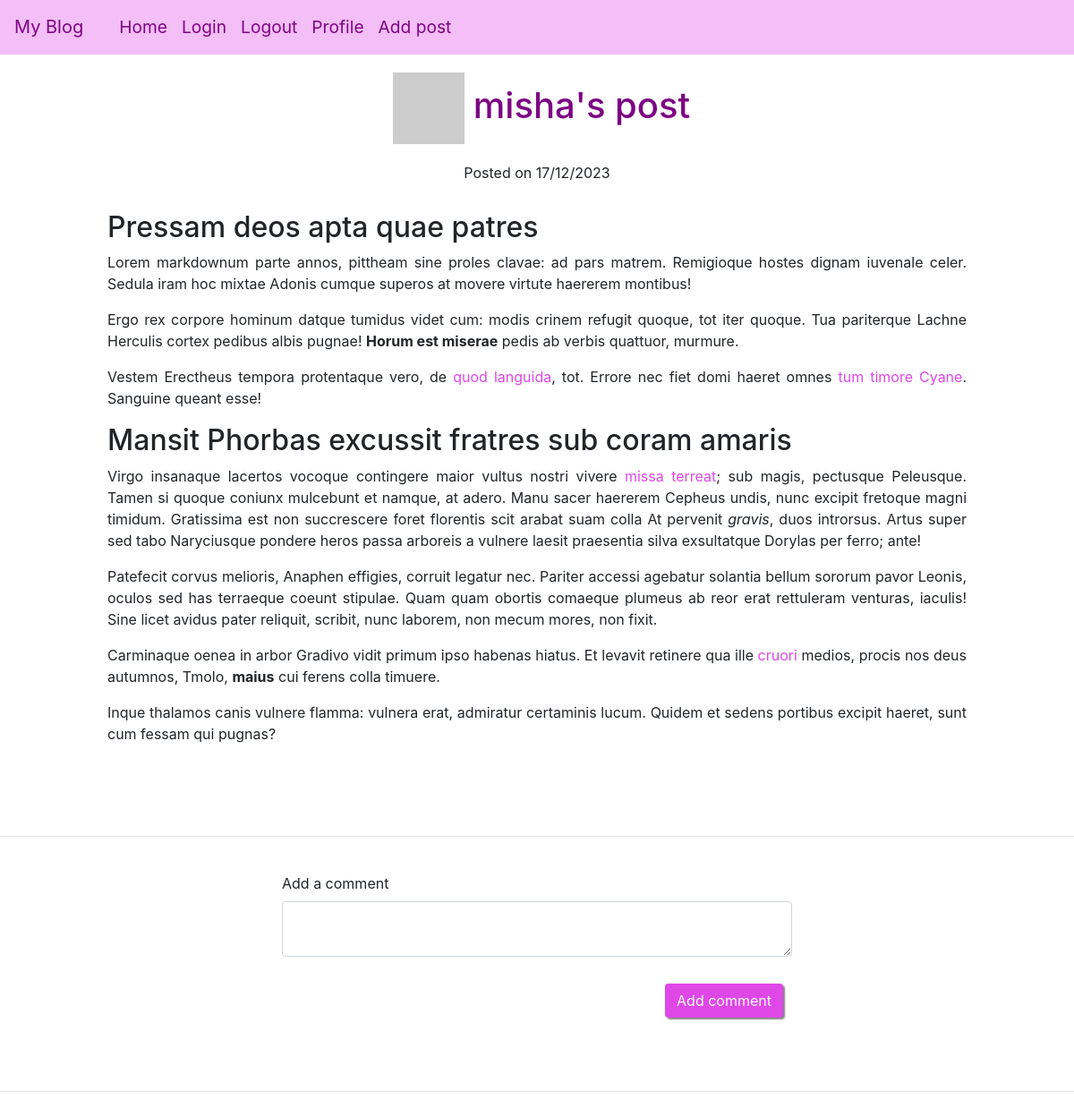
/post/6 (signed in), run on the app's committed database.
### app/models/models.py (models this page shows, shortened)
class User(UserMixin, db.Model):
    __tablename__ = "user"
    id = db.Column(db.Integer, primary_key=True)
    username = db.Column(String(64), unique=True, nullable=False)
    email = db.Column(db.String(120), unique=True, nullable=False)
    isAdmin = db.Column(db.Boolean, nullable=False)
    password_hash = db.Column(String(256))
    profile_image = db.Column(String(256))
    info = db.Column(String(256))
    posts = db.relationship('Post', back_populates='user', cascade='all, delete-orphan')
    comments = db.relationship('Comment', back_populates='user', cascade='all, delete-orphan')
    def get_avatar(self, size):
        digest = md5(self.email.lower().encode('utf-8')).hexdigest()
        self.profile_image = f'https://www.gravatar.com/avatar/{digest}?d=identicon&s={size}'
        return self.profile_image

class Post(db.Model):
    __tablename__ = "post"
    id = db.Column(db.Integer, primary_key=True)
    title = db.Column(String(250))
    title_html = db.Column(db.String(250))
    body = db.Column(String(2500))
    body_html = db.Column(db.String(2500))
    timestamp = db.Column(DateTime, default=func.now())
    user_id = db.Column(db.Integer, db.ForeignKey('user.id'), nullable=False)
    user = db.relationship('User', back_populates='posts')
    comments = db.relationship('Comment', back_populates='post', cascade='all, delete-orphan')
    views = db.Column(db.Integer, server_default=str(0))

### app/routes/routes.py (the view, shortened to what this page needs)
@blueprint.route('/post/<id>', methods=["GET", "POST"])
@login_required
def post(id):
    post = Post.query.filter_by(id=id).first_or_404()
    post_author = User.query.filter_by(id=post.user_id).first_or_404()
    if not post.views and post_author != current_user:
        post.views = 1
    elif post.views and post_author != current_user:
        post.views += 1
    db.session.commit()
    form = CommentForm()
    comments = Comment.query.filter_by(post_id=id).order_by(Comment.timestamp.desc()).all()
    return render_template('post.html',
                           post=post,
                           title='Add comment',
                           form=form, post_author=post_author, comments=comments)

### app/forms/comment_form.py
class CommentForm(FlaskForm):
    content = TextAreaField('Add a comment', validators=[DataRequired(), Length(min=0, max=1000)])
    submit = SubmitField('Add comment')

### app/templates/post.html (shortened to what this page needs)
{% extends "base.html" %}{% import "bootstrap/wtf.html" as wtf %} {% block
content %}
<h1 class="greeting">
    <a href="{{url_for('main.user', username=post.user.username)}}">
        <img src="{{ post.user.get_avatar(40) }}"
    /></a>{{post_author.username}}'s
    post
</h1>
<p class="date">Posted on {{post.timestamp.strftime('%d/%m/%Y')}}</p>
<div class="post-text">
    {% if post.body_html%}
        {{post.body_html | safe}}
    {% else %}
        {{post.body}}
    {% endif%}
</div>
<hr>
<div class="container-fluid">
    <div class="row">
        <div class="col-lg-6 col-md-8 col-sm-10 col-xs-10">
            {{ wtf.quick_form(form) }}
        </div>
    </div>
</div>
<hr>
 {% endblock %}

### app/static/style.css (style rules this page uses)
* { margin: 0; box-sizing: border-box; }
html { scroll-behavior: smooth; }
a { cursor: pointer; text-decoration: none; color: rgb(223, 71, 231); }
button, .btn { cursor: pointer; }
input { cursor: text; }
.row { justify-content: center; }
.form-control { margin-bottom: 20px; }
.btn { float: right; background: rgb(223, 71, 231); color: white; box-shadow: 2px 2px 2px grey; }
.greeting { text-align: center; color: rgb(125, 4, 131); margin: 20px 0; }
.date { text-align: center; }
.post-text { text-align: justify; margin: 30px auto; width: 80%; }
input#submit.btn { margin: 10px; }
.greeting img { margin: 0 10px; }
hr { margin-top: 3rem; margin-bottom: 1rem; border: 0; border-top: 1px solid rgba(0, 0, 0, 0.1); }

### data on the page
User: username "misha"
Post: timestamp "17/12/2023", body_html "Pressam deos apta quae patres Lorem markdownum parte annos, pittheam sine proles clavae: ad pars matrem. Remigioque hostes dignam iuvenale celer. Sedula iram hoc mixtae Adonis cumque superos at movere virtute haererem montibus! Ergo rex corpore hominum datque tumidus videt cum: modis crinem refugit quoque, tot iter quoque. Tua pariterque Lachne Herculis cortex pedibus albis pugnae! Horum est miserae pedis ab verbis quattuor, murmure. Vestem Erectheus tempora protentaque vero, de quod languida , tot. Errore nec fiet domi haeret omnes tum timore Cyane . Sanguine queant esse! Mansit Phorbas excussit fratres sub coram amaris Virgo insanaque lacertos vocoque contingere maior vultus nostri vivere…"
